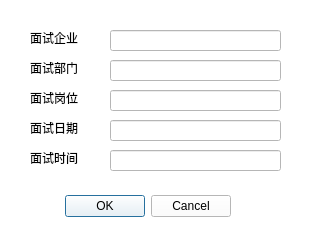
<?xml version="1.0" encoding="UTF-8"?>
<ui version="4.0">
 <class>Inputdialog</class>
 <widget class="QDialog" name="Inputdialog">
  <property name="geometry">
   <rect>
    <x>0</x>
    <y>0</y>
    <width>333</width>
    <height>251</height>
   </rect>
  </property>
  <property name="windowTitle">
   <string>Dialog</string>
  </property>
  <property name="styleSheet">
   <string notr="true">background-color:rgb(255, 255, 255)</string>
  </property>
  <widget class="QDialogButtonBox" name="buttonBox">
   <property name="geometry">
    <rect>
     <x>50</x>
     <y>190</y>
     <width>181</width>
     <height>32</height>
    </rect>
   </property>
   <property name="orientation">
    <enum>Qt::Horizontal</enum>
   </property>
   <property name="standardButtons">
    <set>QDialogButtonBox::Cancel|QDialogButtonBox::Ok</set>
   </property>
  </widget>
  <widget class="QLabel" name="label">
   <property name="geometry">
    <rect>
     <x>30</x>
     <y>30</y>
     <width>71</width>
     <height>16</height>
    </rect>
   </property>
   <property name="text">
    <string>面试企业</string>
   </property>
  </widget>
  <widget class="QLabel" name="label_2">
   <property name="geometry">
    <rect>
     <x>30</x>
     <y>60</y>
     <width>71</width>
     <height>16</height>
    </rect>
   </property>
   <property name="text">
    <string>面试部门</string>
   </property>
  </widget>
  <widget class="QLabel" name="label_3">
   <property name="geometry">
    <rect>
     <x>30</x>
     <y>90</y>
     <width>71</width>
     <height>16</height>
    </rect>
   </property>
   <property name="text">
    <string>面试岗位</string>
   </property>
  </widget>
  <widget class="QLabel" name="label_4">
   <property name="geometry">
    <rect>
     <x>30</x>
     <y>120</y>
     <width>71</width>
     <height>16</height>
    </rect>
   </property>
   <property name="text">
    <string>面试日期</string>
   </property>
  </widget>
  <widget class="QLabel" name="label_5">
   <property name="geometry">
    <rect>
     <x>30</x>
     <y>150</y>
     <width>71</width>
     <height>16</height>
    </rect>
   </property>
   <property name="text">
    <string>面试时间</string>
   </property>
  </widget>
  <widget class="QLineEdit" name="lineEdit">
   <property name="geometry">
    <rect>
     <x>110</x>
     <y>30</y>
     <width>171</width>
     <height>21</height>
    </rect>
   </property>
  </widget>
  <widget class="QLineEdit" name="lineEdit_2">
   <property name="geometry">
    <rect>
     <x>110</x>
     <y>60</y>
     <width>171</width>
     <height>21</height>
    </rect>
   </property>
  </widget>
  <widget class="QLineEdit" name="lineEdit_3">
   <property name="geometry">
    <rect>
     <x>110</x>
     <y>90</y>
     <width>171</width>
     <height>21</height>
    </rect>
   </property>
  </widget>
  <widget class="QLineEdit" name="lineEdit_4">
   <property name="geometry">
    <rect>
     <x>110</x>
     <y>120</y>
     <width>171</width>
     <height>21</height>
    </rect>
   </property>
  </widget>
  <widget class="QLineEdit" name="lineEdit_5">
   <property name="geometry">
    <rect>
     <x>110</x>
     <y>150</y>
     <width>171</width>
     <height>21</height>
    </rect>
   </property>
   <property name="styleSheet">
    <string notr="true">background-color:rgb(255, 255, 255)</string>
   </property>
  </widget>
  <zorder>label_5</zorder>
  <zorder>label_2</zorder>
  <zorder>buttonBox</zorder>
  <zorder>lineEdit_3</zorder>
  <zorder>label</zorder>
  <zorder>label_4</zorder>
  <zorder>lineEdit_5</zorder>
  <zorder>lineEdit_4</zorder>
  <zorder>lineEdit_2</zorder>
  <zorder>lineEdit</zorder>
  <zorder>label_3</zorder>
 </widget>
 <resources/>
 <connections>
  <connection>
   <sender>buttonBox</sender>
   <signal>accepted()</signal>
   <receiver>Inputdialog</receiver>
   <slot>accept()</slot>
   <hints>
    <hint type="sourcelabel">
     <x>248</x>
     <y>254</y>
    </hint>
    <hint type="destinationlabel">
     <x>157</x>
     <y>274</y>
    </hint>
   </hints>
  </connection>
  <connection>
   <sender>buttonBox</sender>
   <signal>rejected()</signal>
   <receiver>Inputdialog</receiver>
   <slot>reject()</slot>
   <hints>
    <hint type="sourcelabel">
     <x>316</x>
     <y>260</y>
    </hint>
    <hint type="destinationlabel">
     <x>286</x>
     <y>274</y>
    </hint>
   </hints>
  </connection>
 </connections>
</ui>
